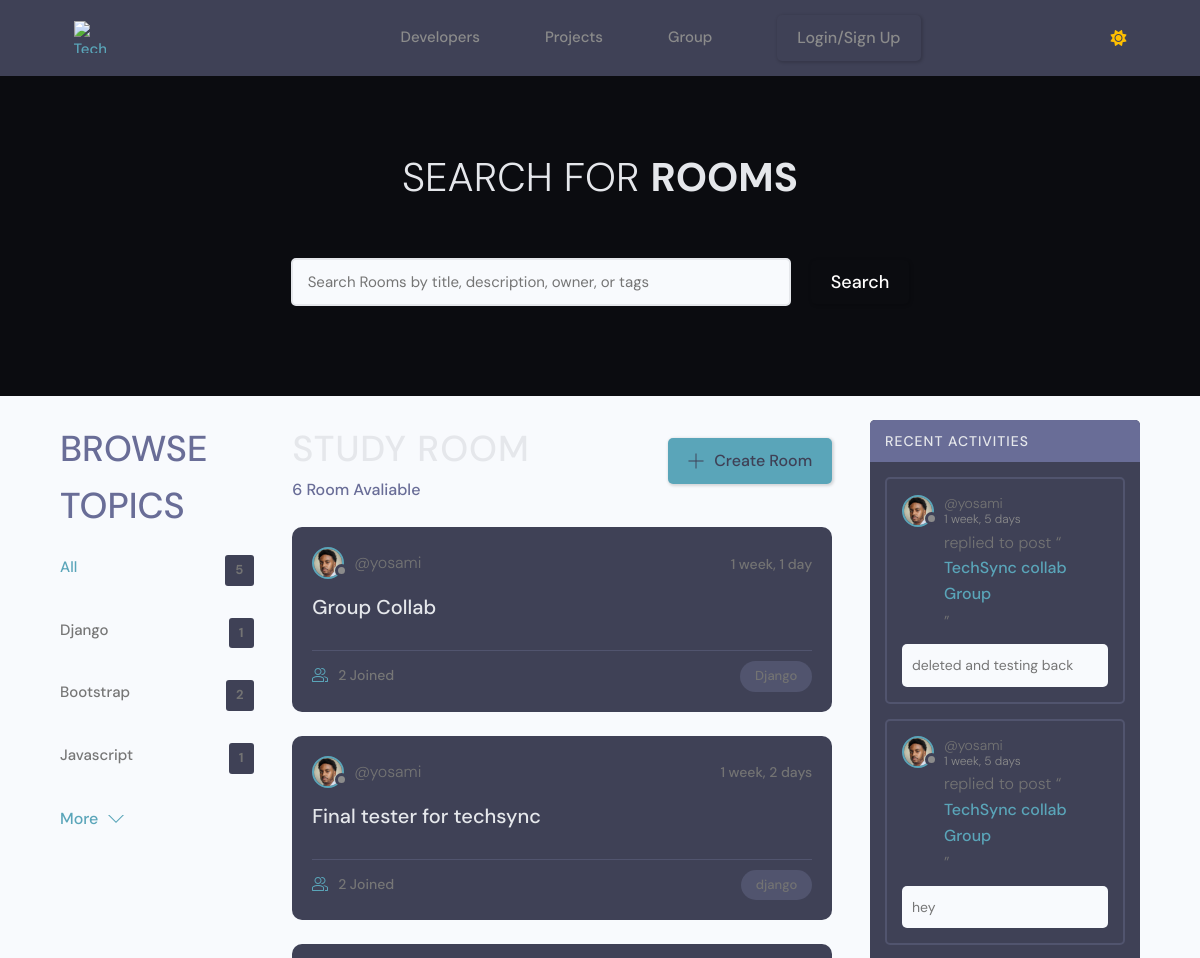
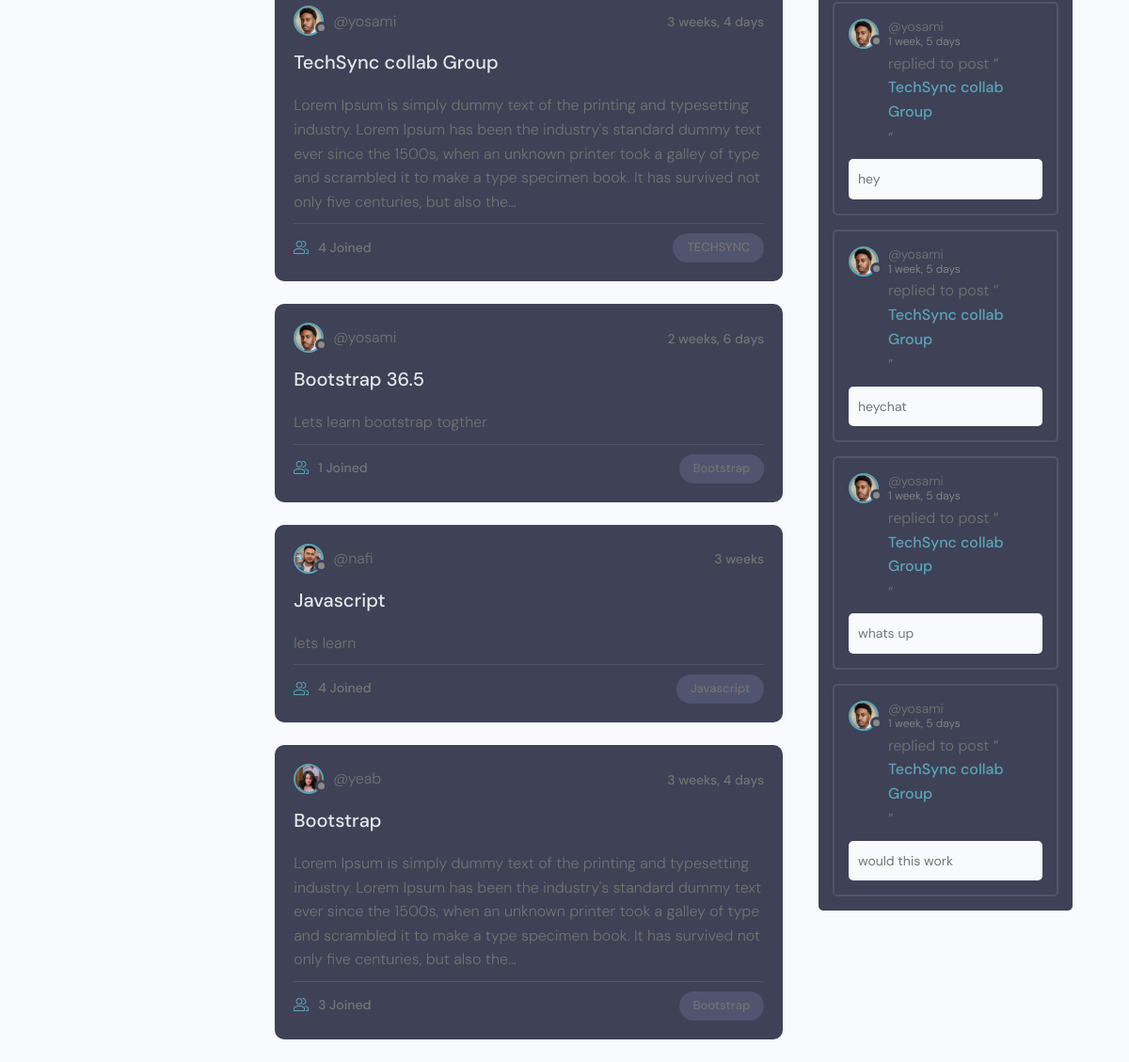
Page /group/ on the committed database (2 pictures, top to bottom).
### group/models.py (models this page shows, shortened)
class Topic(models.Model):
    name = models.CharField(max_length=200)

class Room(models.Model):
    id = models.UUIDField(default=uuid.uuid4, primary_key=True, unique=True, editable=False, )
    host = models.ForeignKey(User, on_delete=models.SET_NULL, null=True)
    topic = models.ForeignKey(Topic, on_delete=models.SET_NULL, null=True)
    name = models.CharField(max_length=200)
    description = models.TextField(null=True, blank=True)
    participants = models.ManyToManyField(User, related_name='participants', blank=True)
    users_online = models.ManyToManyField(User, related_name='online_in_rooms', blank=True)
    updated = models.DateTimeField(auto_now=True)
    created = models.DateTimeField(auto_now_add=True)
    class Meta:
        ordering = ['-updated', '-created']
    def __str__(self):
        return self.name

class Message(models.Model):
    id = models.UUIDField(default=uuid.uuid4, primary_key=True, unique=True, editable=False, )
    user = models.ForeignKey(User, on_delete=models.CASCADE)
    room = models.ForeignKey(Room, on_delete=models.CASCADE)
    body = models.TextField(default='')
    file = models.FileField(upload_to='files/', blank=True, null=True)
    updated = models.DateTimeField(auto_now=True)
    created = models.DateTimeField(auto_now_add=True)
    class Meta:
        ordering = ['updated', 'created']

### users/models.py (models this page shows, shortened)
class User(AbstractUser):
    email = models.EmailField(unique=True)
    is_event_organizer = models.BooleanField(default=False)
    is_event_moderator = models.BooleanField(default=False)
    is_speaker = models.BooleanField(default=False)  # Flag to identify if user is a speaker (remove it there is no need for it)
    is_recruiter = models.BooleanField(default=False)
    is_applicant = models.BooleanField(default=False)
    has_resume = models.BooleanField(default=False)
    has_company = models.BooleanField(default=False)

class Profile(models.Model):
    id = models.UUIDField(default=uuid.uuid4, primary_key=True, unique=True, editable=False, )
    user = models.OneToOneField(User, on_delete=models.CASCADE,null=True,blank=True)
    name = models.CharField(max_length=200, blank=True,null=True)
    username = models.CharField(max_length=200, blank=True,null=True,unique=True)
    headline = models.CharField(max_length=200, blank=True,null=True)
    about = models.TextField(blank=True, null=True)
    location = models.CharField(max_length=200, blank=True,null=True)
    profile_image = models.ImageField(null=True, blank=True,upload_to='profiles', default='default_profile.png')
    github_link = models.CharField(max_length=200, blank=True,null=True)
    twitter_link = models.CharField(max_length=200, blank=True,null=True)
    linkedin_link = models.CharField(max_length=200, blank=True,null=True)
    personal_link = models.CharField(max_length=200, blank=True,null=True)
    created_at = models.DateTimeField(auto_now_add=True)

### group/views.py (the view)
# urls.py: path('', views.chat_view, name='chat-home'),
def home(request):
    q = request.GET.get('q') if request.GET.get('q') != None else ''
    q = q.lower()  # convert query to lowercase
    rooms = Room.objects.annotate(
        lower_topic=Lower('topic__name'),
        lower_name=Lower('name'),
        lower_description=Lower('description')
    ).filter(
        Q(lower_topic__icontains=q) |
        Q(lower_name__icontains=q) |
        Q(lower_description__icontains=q)
    )
    topics = Topic.objects.all()[0:5]
    room_count = rooms.count()
    room_messages = Message.objects.filter(Q(room__topic__name__icontains=q))
    context = {
        'rooms': rooms,
        'topics': topics,
        'room_count': room_count,
        'room_messages': room_messages,
    }
    return render(request, 'group/home.html', context)

### templates/group/home.html (shortened to what this page needs)
{% extends "main/main.html" %}
{% block content%}
{% include "group/navbar.html" %}
    <main class="layout layout--3">
      <div class="container">
  {% include "group/topic_component.html" %}
        <div class="roomList">
          <div class="roomList__header">
            <div>
              <h2>Study Room</h2>
              <p>{{room_count}} Room Avaliable</p>
            </div>
            <a class="btn btn--main" href="{% url 'create-room' %}">
              <svg version="1.1" xmlns="http://www.w3.org/2000/svg" width="32" height="32" viewBox="0 0 32 32">
                <title>add</title>
                <path
                  d="M16.943 0.943h-1.885v14.115h-14.115v1.885h14.115v14.115h1.885v-14.115h14.115v-1.885h-14.115v-14.115z"
                ></path>
              </svg>
              Create Room
            </a>
          </div>
{% include "group/feed_component.html" %}
        </div>
{% include "group/activity_component.html" %}
      </div>
    </main>
{% endblock content %}

### templates/group/topic_component.html
<div class="topics">
    <div class="topics__header">
      <h2>Browse Topics</h2>
    </div>
    <ul class="topics__list">
      <li>
        <a href="{% url 'home-group'%}" class="active">All <span>{{topics.count}}</span></a>
      </li>
    {% for topic in topics %}
        {% if topic.room_set.all.count > 0 %}
        <li>
            <a href="{% url 'home-group'%}?q={{topic.name}}">{{topic.name}}<span>{{topic.room_set.all.count}}</span></a>
        </li>
        {% endif %}
      {% endfor %}
    </ul>
    <a class="btn btn--link" href="{% url 'topics'%}">
      More
      <svg version="1.1" xmlns="http://www.w3.org/2000/svg" width="32" height="32" viewBox="0 0 32 32">
        <title>chevron-down</title>
        <path d="M16 21l-13-13h-3l16 16 16-16h-3l-13 13z"></path>
      </svg>
    </a>
  </div>

### templates/group/feed_component.html (shortened to what this page needs)
{% for room in rooms %}
<div class="roomListRoom">
    <div class="roomListRoom__header">
      <a href="" class="roomListRoom__author">
        <div class="avatar avatar--small">
          <img src="{{room.host.profile.profile_image.url}}" />
        </div>
        <span>@{{room.host.username}}</span>
      </a>
      <div class="roomListRoom__actions">
        <span>{{room.created|timesince}}</span>
      </div>
    </div>
    <div class="roomListRoom__content">
      <a href="{% url 'room' room.id %}">{{room.name}}</a>
      <p>
        {{room.description|truncatechars:300}}
      </p>
    </div>
    <div class="roomListRoom__meta">
      <a href="{% url 'room' room.id %}" class="roomListRoom__joined">
        {{room.participants.all.count}} Joined
      </a>
      <p class="roomListRoom__topic">{{room.topic.name}}</p>
    </div>
  </div>
{% endfor %}

### templates/group/activity_component.html (shortened to what this page needs)
<div class="activities">
    <div class="activities__header">
      <h2>Recent Activities</h2>
    </div>
    {% for message in room_messages|slice:":6" %}
    <div class="activities__box">
      <div class="activities__boxHeader roomListRoom__header">
        <a href="{% url 'user-profile' message.user.profile.id %}" class="roomListRoom__author">
          <div class="avatar avatar--small">
            <img src="{{message.user.profile.profile_image.url}}" />
          </div>
          <p>
            @{{message.user}}
            <span> {{ message.created|timesince }}</span>
          </p>
        </a>
      </div>
      <div class="activities__boxContent">
        <p>replied to post “<a href="{% url 'room' message.room.id %}">{{message.room}}</a>”</p>
        <div class="activities__boxRoomContent">
          {{message.body|truncatechars:100}}
        </div>
      </div>
    </div>
    {% endfor %}
  </div>

### static/styles/langauge.css (style rules this page uses)
:root { --li4-color-primary-hsl: 250, 84%, 54%; --li4-color-bg-hsl: 0, 0%, 100%; --li4-color-contrast-high-hsl: 230, 7%, 23%; --li4-color-contrast-higher-hsl: 230, 13%, 9%; --li4-color-bg-light-hsl: 0, 0%, 100%; --li4-color-white-hsl: 0, 0%, 100%; --li4-color-bg-dark-hsl: 240, 4%, 95%; --li4-color-bg-lighter-hsl: 0, 0%, 100%; --li4-color-black-hsl: 230, 13%, 9%; --li4-space-3xs: 0.25rem; --li4-space-2xs: 0.375rem; --li4-space-xs: 0.5rem; --li4-space-sm: 0.75rem; }
@media (min-width: 64rem) { :root { --li4-space-3xs: 0.375rem; --li4-space-2xs: 0.5625rem; --li4-space-xs: 0.75rem; --li4-space-sm: 1.125rem; } }
:root { --picker-vertical-gap: 4px; }

### static/styles/app.css (style rules this page uses)
:root { --color-sub: #0b0c10; }
img { width: 100%; }

### static/uikit/styles/modules/_variables.css (style rules this page uses)
:root { --color-main: #5aa5b9; --color-main-light: #e6faff; --color-sub: #0b0c10; --color-sub-light: #51546e; --color-sub-lighter: #ededfd; --color-text: #737373; --color-gray: #8b8b8b; --color-light: #e5e7eb; --color-light-gray: #767676; --color-bg: #f8fafd; --color-white: #fffefd; --color-white-light: #f3f3f3; --color-success: #359e64; --color-success-bg: #def8e8; --color-error: #fc4b0b; --color-error-bg: #fff2ee; --font-base: 'Poppins', arial, helvetica, 'Segoe UI', roboto, ubuntu, sans-serif; --font-monospace: 'Fira Code', 'Courier New', courier, monospace; --font-regular: 300; --font-medium: 500; --font-bold: 700; --generic-shadow: 1px 1px 5px #00000010; --generic-transition: all 0.3s ease-in-out; }

### static/uikit/styles/modules/_base.css (style rules this page uses)
* { margin: 0; padding: 0; box-sizing: border-box; text-rendering: optimizeLegibility; color: inherit; font-size: inherit; }
html { font-size: 50%; }
@media only screen and (min-width: 480px) { html { font-size: 56.25%; } }
@media only screen and (min-width: 1200px) { html { font-size: 62.5%; } }
body { line-height: 1.6; font-weight: 400; font-size: 1.5rem; color: var(--color-text); background-color: var(--color-bg); min-height: 100vh; }

### static/uikit/styles/modules/_typography.css (style rules this page uses)
* { font-family: var(--font-base); }
h2 { font-size: 3.6rem; font-weight: var(--font-bold); }
p, span, strong { font-size: 1.6rem; color: var(--color-text); font-weight: var(--font-regular); }
a { padding-bottom: 2px; text-decoration: none; display: inline-block; color: var(--color-main); font-weight: var(--font-medium); }

### static/uikit/styles/modules/_utilities.css (style rules this page uses)
.container { width: 92%; max-width: 165rem; margin: 0 auto; box-sizing: border-box; }
@media screen and (min-width: 1000px) { .container { width: 90%; } }
@media screen and (min-width: 1200px) { .container { width: 80%; } }

### static/uikit/styles/modules/_avatar.css (style rules this page uses)
.avatar { border-radius: 50%; border: 2px solid var(--color-main); object-fit: cover; }

### static/uikit/styles/modules/_button.css (style rules this page uses)
.btn { display: inline-block; position: relative; cursor: pointer; background-color: var(--color-light); font-weight: var(--font-medium); color: var(--color-sub); text-decoration: none; padding: 1rem 2rem; border-radius: 0.5rem; border: none; width: -webkit-fit-content; width: -moz-fit-content; width: fit-content; height: -webkit-fit-content; height: -moz-fit-content; height: fit-content; font-size: 1.6rem; outline-width: 0; outline-color: transparent; -webkit-backface-visibility: hidden; backface-visibility: hidden; transition: all 0.3s ease-in-out; }
.btn--main { background-color: var(--color-main); color: var(--color-white); }

### static/uikit/styles/modules/_layout.css (style rules this page uses)
.layout { display: flex; flex-flow: row wrap; justify-content: space-between; }

### rows in the picture
Topic: name "Django", room_set.all.count "1"
Topic: name "Bootstrap", room_set.all.count "2"
Topic: name "Javascript", room_set.all.count "1"
Room: host.profile.profile_image (picture), host.username "yosami", created "1 week, 1 day", name "Group Collab", participants.all.count "2", topic.name "Django"
Room: host.profile.profile_image (picture), host.username "yosami", created "1 week, 2 days", name "Final tester for techsync", participants.all.count "2", topic.name "django"
Room: host.profile.profile_image (picture), host.username "yosami", created "3 weeks, 4 days", name "TechSync collab Group", description "Lorem Ipsum is simply dummy text of the printing and typesetting industry. Lorem Ipsum has been the industry's standard dummy text ever since the 1500s, when an unknown printer took a galley of type and scrambled it to make a type specimen book. It has survived not only five centuries, but also the…", participants.all.count "4", topic.name "TECHSYNC"
Room: host.profile.profile_image (picture), host.username "yosami", created "2 weeks, 6 days", name "Bootstrap 36.5", description "Lets learn bootstrap togther", participants.all.count "1", topic.name "Bootstrap"
Room: host.profile.profile_image (picture), host.username "nafi", created "3 weeks", name "Javascript", description "lets learn", participants.all.count "4", topic.name "Javascript"
Room: host.profile.profile_image (picture), host.username "yeab", created "3 weeks, 4 days", name "Bootstrap", description "Lorem Ipsum is simply dummy text of the printing and typesetting industry. Lorem Ipsum has been the industry's standard dummy text ever since the 1500s, when an unknown printer took a galley of type and scrambled it to make a type specimen book. It has survived not only five centuries, but also the…", participants.all.count "3", topic.name "Bootstrap"
Message: user.profile.profile_image (picture), user "yosami", created "1 week, 5 days", room "TechSync collab Group", body "deleted and testing back"
Message: user.profile.profile_image (picture), user "yosami", created "1 week, 5 days", room "TechSync collab Group", body "hey"
Message: user.profile.profile_image (picture), user "yosami", created "1 week, 5 days", room "TechSync collab Group", body "hey"
Message: user.profile.profile_image (picture), user "yosami", created "1 week, 5 days", room "TechSync collab Group", body "heychat"
Message: user.profile.profile_image (picture), user "yosami", created "1 week, 5 days", room "TechSync collab Group", body "whats up"
Message: user.profile.profile_image (picture), user "yosami", created "1 week, 5 days", room "TechSync collab Group", body "would this work"

### other values in the picture
{{ topics.count }} "5"
{{ room_count }} "6"
